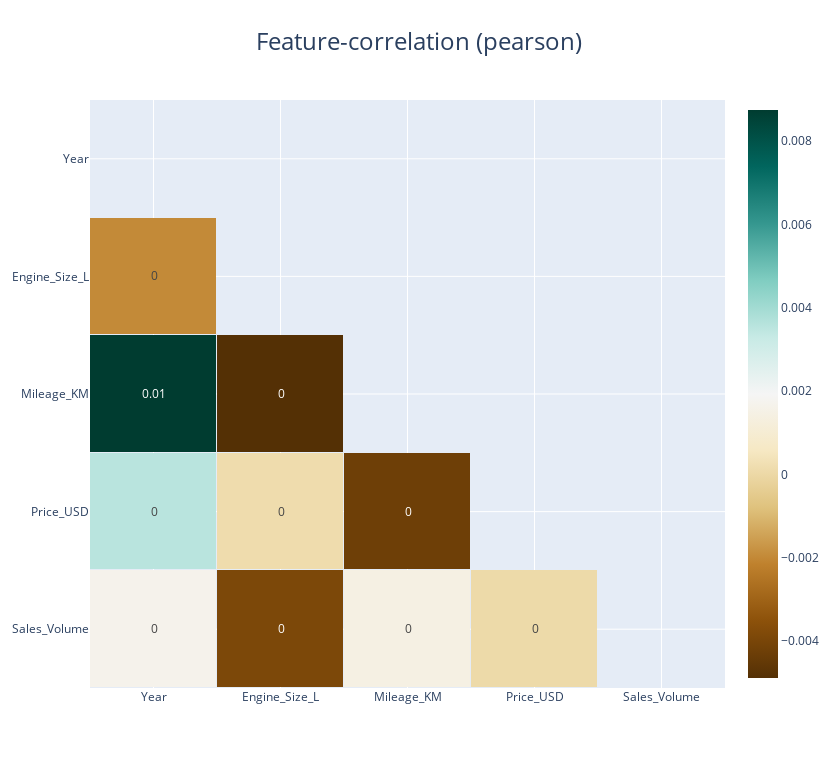

The notebook cell saved with this chart:
### Code cell
klib.corr_interactive_plot(df)

### Figure 1 — Plotly figure (JSON) as saved in the notebook; plotly's stock layout.template omitted (floating-point values rounded to 4 significant figures)
{"data": [{"colorscale": [[0, "rgb(84,48,5)"], [0.1, "rgb(140,81,10)"], [0.2, "rgb(191,129,45)"], [0.3, "rgb(223,194,125)"], [0.4, "rgb(246,232,195)"], [0.5, "rgb(245,245,245)"], [0.6, "rgb(199,234,229)"], [0.7, "rgb(128,205,193)"], [0.8, "rgb(53,151,143)"], [0.9, "rgb(1,102,94)"], [1, "rgb(0,60,48)"]], "hoverongaps": false, "text": [["", 0, 0, 0, 0], ["", "", 0, 0, 0], ["", "", "", 0, 0.01], ["", "", "", "", 0], ["", "", "", "", ""]], "textfont": {"size": 12}, "texttemplate": "%{text}", "type": "heatmap", "x": ["Sales_Volume", "Price_USD", "Mileage_KM", "Engine_Size_L", "Year"], "xgap": 1, "y": ["Sales_Volume", "Price_USD", "Mileage_KM", "Engine_Size_L", "Year"], "ygap": 1, "z": [[NaN, 5.065e-05, 0.001442, -0.003903, 0.001665], [NaN, NaN, -0.004248, 0.0001297, 0.003564], [NaN, NaN, NaN, -0.004887, 0.008745], [NaN, NaN, NaN, NaN, -0.00198], [NaN, NaN, NaN, NaN, NaN]], "zmax": -0.04, "zmin": 0.05}], "layout": {"autosize": true, "height": 768.6, "title": {"font": {"size": 24}, "text": "Feature-correlation (pearson)", "x": 0.5}, "width": 838.4, "xaxis": {"autorange": "reversed"}}}
